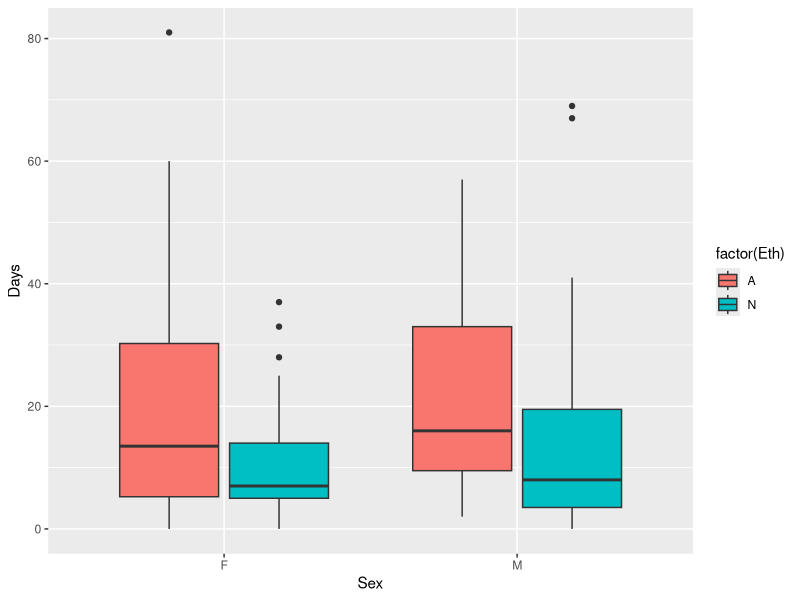
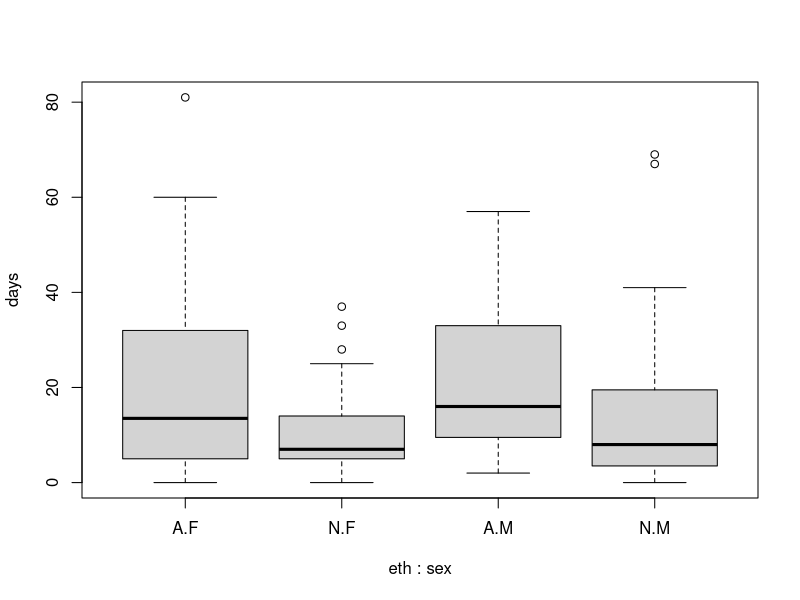
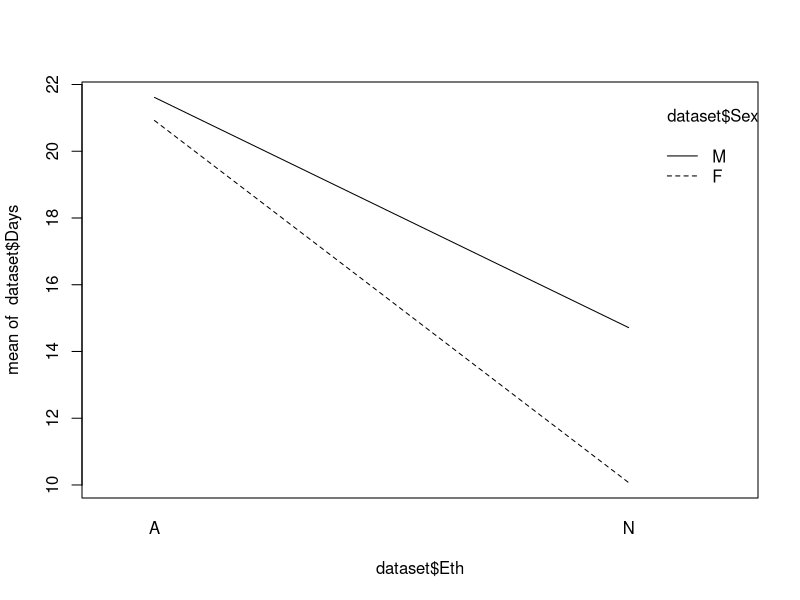
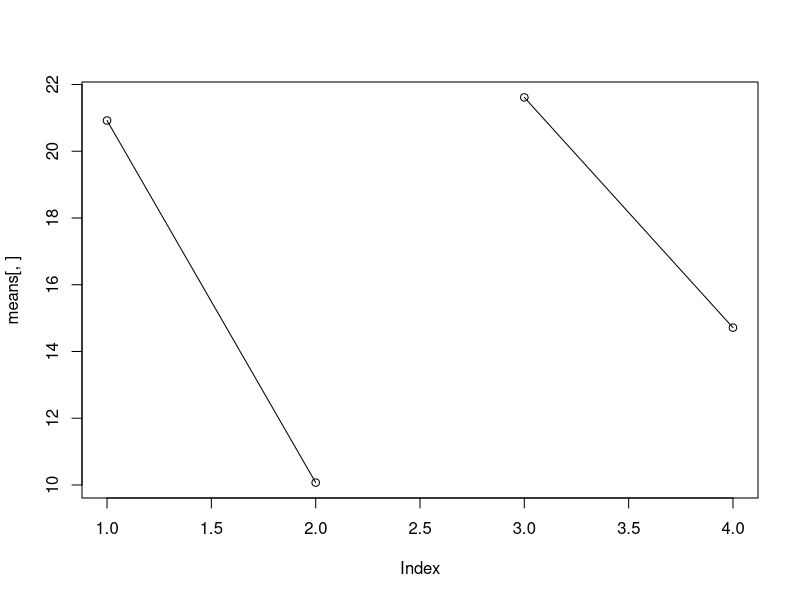

Reproduce these figures in R, in order.
library("MASS")
library("car")
library("ggplot2")

dataset <- quine
days <- dataset$Days
eth <- dataset$Eth
sex <- dataset$Sex

#a
# plot the value distribution for the groups of factors
ggplot(dataset,aes(Sex,Days,fill=factor(Eth))) + geom_boxplot()
boxplot(days ~ eth*sex)

#b
# compute the mean of factor groups
tapply(dataset$Days,list(dataset$Eth,dataset$Sex),mean)
# compute the standard deviation of factor groups
tapply(dataset$Days,list(dataset$Eth,dataset$Sex),sd)
# create the cell means plot
interaction.plot(dataset$Eth,dataset$Sex,dataset$Days)
# count the number of observations in each cell
xtabs(~ Eth + Sex,data=dataset)

dataset2 <- data.frame(days,eth,sex)
cell1 <- dataset2[dataset2["eth"] == "A" & dataset2["sex"] == "F",]
cell2 <- dataset2[dataset2["eth"] == "N" & dataset2["sex"] == "F",]
cell3 <- dataset2[dataset2["eth"] == "A" & dataset2["sex"] == "M",]
cell4 <- dataset2[dataset2["eth"] == "N" & dataset2["sex"] == "M",]

std1 <- sd(cell1$days)
mean1 <- mean(cell1$days)
std2 <- sd(cell2$days)
mean2 <- mean(cell2$days)
std3 <- sd(cell3$days)
mean3 <- mean(cell3$days)
std4 <- sd(cell4$days)
mean4 <- mean(cell4$days)

means <- cbind(mean1,mean2,mean3,mean4)
plot(means[,])
lines(cbind(1,2),cbind(mean1,mean2))
lines(cbind(3,4),cbind(mean3,mean4))
#c
# perform two-way ANOVA with deviation-regression coding
model <- lm(Days ~Eth+Sex+Eth:Sex,data=dataset,contrasts=list(Eth="contr.sum",Sex="contr.sum"))
# get the model information such as the coefficients
summary(model)
# perform type-III and type-II tests to populate the ANOVA table
Anova(model,type="III")
Anova(model,type="II")
anova(model)
